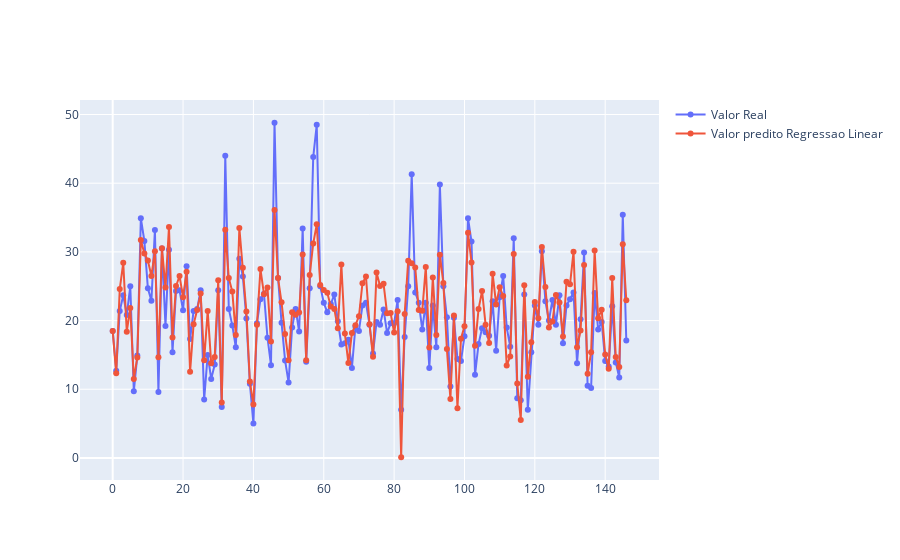

The notebook cell this image was saved under:
### Code cell
fig = go.Figure()

fig.add_trace(go.Scatter(x = df_results.index, 
                         y = df_results.valor_real, 
                         mode = 'lines+markers', 
                         name = 'Valor Real'))

#fig.add_trace(go.Scatter(x = df_results.index,
#                         y = df_results.valor_predito_baseline,
#                         mode = 'lines+markers',
#                         name = 'Valor predito Baseline'))

fig.add_trace(go.Scatter(x = df_results.index,
                         y = df_results.valor_predito_reg_linear,
                         mode = 'lines+markers',
                         name = 'Valor predito Regressao Linear'))


fig.show()

### Figure 1 — Plotly figure (JSON) as saved in the notebook; plotly's stock layout.template omitted (floating-point values rounded to 4 significant figures; data arrays with more than 128 entries replaced by an {"elided": "..."} marker saying what was removed)
{"data": [{"mode": "lines+markers", "name": "Valor Real", "type": "scatter", "x": {"elided": "147 int values"}, "y": {"elided": "147 float values"}}, {"mode": "lines+markers", "name": "Valor predito Regressao Linear", "type": "scatter", "x": {"elided": "147 int values"}, "y": {"elided": "147 float values"}}], "layout": {}}
